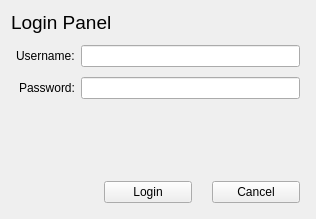
<?xml version="1.0" encoding="UTF-8"?>
<ui version="4.0">
 <class>wLoginPanel</class>
 <widget class="QWidget" name="wLoginPanel">
  <property name="windowModality">
   <enum>Qt::WindowModal</enum>
  </property>
  <property name="enabled">
   <bool>true</bool>
  </property>
  <property name="geometry">
   <rect>
    <x>0</x>
    <y>0</y>
    <width>316</width>
    <height>219</height>
   </rect>
  </property>
  <property name="sizePolicy">
   <sizepolicy hsizetype="Expanding" vsizetype="Preferred">
    <horstretch>0</horstretch>
    <verstretch>0</verstretch>
   </sizepolicy>
  </property>
  <property name="maximumSize">
   <size>
    <width>316</width>
    <height>219</height>
   </size>
  </property>
  <property name="cursor">
   <cursorShape>ArrowCursor</cursorShape>
  </property>
  <property name="mouseTracking">
   <bool>false</bool>
  </property>
  <property name="acceptDrops">
   <bool>false</bool>
  </property>
  <property name="windowTitle">
   <string>BACS Login</string>
  </property>
  <property name="windowIcon">
   <iconset>
    <normaloff>../../../Projects/BiometricACS/BiometricACS/Source/Program.ico</normaloff>../../../Projects/BiometricACS/BiometricACS/Source/Program.ico</iconset>
  </property>
  <layout class="QGridLayout" name="gridLayout">
   <item row="0" column="0">
    <layout class="QVBoxLayout" name="verticalLayout">
     <property name="sizeConstraint">
      <enum>QLayout::SetMaximumSize</enum>
     </property>
     <item>
      <widget class="QLabel" name="lblTitle">
       <property name="font">
        <font>
         <pointsize>14</pointsize>
        </font>
       </property>
       <property name="text">
        <string>Login Panel</string>
       </property>
       <property name="textFormat">
        <enum>Qt::RichText</enum>
       </property>
       <property name="margin">
        <number>5</number>
       </property>
      </widget>
     </item>
     <item>
      <layout class="QFormLayout" name="formLayout">
       <property name="labelAlignment">
        <set>Qt::AlignRight|Qt::AlignTrailing|Qt::AlignVCenter</set>
       </property>
       <property name="verticalSpacing">
        <number>10</number>
       </property>
       <property name="leftMargin">
        <number>5</number>
       </property>
       <property name="topMargin">
        <number>5</number>
       </property>
       <property name="rightMargin">
        <number>5</number>
       </property>
       <property name="bottomMargin">
        <number>5</number>
       </property>
       <item row="0" column="0">
        <widget class="QLabel" name="lblUsername">
         <property name="text">
          <string>Username:</string>
         </property>
        </widget>
       </item>
       <item row="0" column="1">
        <widget class="QLineEdit" name="tbUsername"/>
       </item>
       <item row="1" column="0">
        <widget class="QLabel" name="lblPassword">
         <property name="text">
          <string>Password:</string>
         </property>
        </widget>
       </item>
       <item row="1" column="1">
        <widget class="QLineEdit" name="tbPassword">
         <property name="echoMode">
          <enum>QLineEdit::Password</enum>
         </property>
        </widget>
       </item>
      </layout>
     </item>
     <item>
      <spacer name="verticalSpacer">
       <property name="orientation">
        <enum>Qt::Vertical</enum>
       </property>
       <property name="sizeHint" stdset="0">
        <size>
         <width>20</width>
         <height>40</height>
        </size>
       </property>
      </spacer>
     </item>
     <item>
      <layout class="QHBoxLayout" name="horizontalLayout">
       <property name="spacing">
        <number>20</number>
       </property>
       <property name="leftMargin">
        <number>5</number>
       </property>
       <property name="topMargin">
        <number>5</number>
       </property>
       <property name="rightMargin">
        <number>5</number>
       </property>
       <property name="bottomMargin">
        <number>5</number>
       </property>
       <item>
        <spacer name="horizontalSpacer">
         <property name="orientation">
          <enum>Qt::Horizontal</enum>
         </property>
         <property name="sizeHint" stdset="0">
          <size>
           <width>40</width>
           <height>20</height>
          </size>
         </property>
        </spacer>
       </item>
       <item>
        <widget class="QPushButton" name="btnLogin">
         <property name="sizePolicy">
          <sizepolicy hsizetype="Expanding" vsizetype="Fixed">
           <horstretch>0</horstretch>
           <verstretch>0</verstretch>
          </sizepolicy>
         </property>
         <property name="text">
          <string>Login</string>
         </property>
        </widget>
       </item>
       <item>
        <widget class="QPushButton" name="btnCancel">
         <property name="sizePolicy">
          <sizepolicy hsizetype="Expanding" vsizetype="Fixed">
           <horstretch>0</horstretch>
           <verstretch>0</verstretch>
          </sizepolicy>
         </property>
         <property name="contextMenuPolicy">
          <enum>Qt::DefaultContextMenu</enum>
         </property>
         <property name="text">
          <string>Cancel</string>
         </property>
        </widget>
       </item>
      </layout>
     </item>
    </layout>
   </item>
  </layout>
 </widget>
 <tabstops>
  <tabstop>tbUsername</tabstop>
  <tabstop>tbPassword</tabstop>
  <tabstop>btnLogin</tabstop>
  <tabstop>btnCancel</tabstop>
 </tabstops>
 <resources/>
 <connections/>
</ui>
